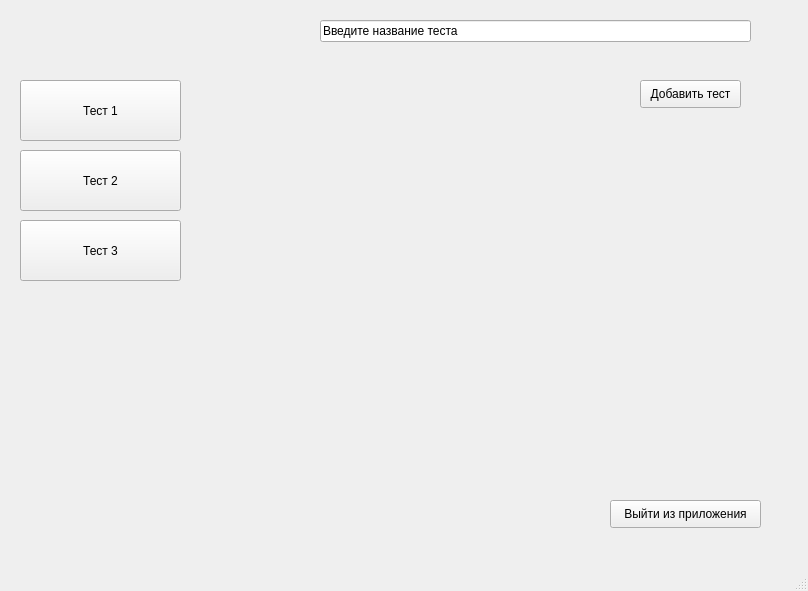
<?xml version="1.0" encoding="UTF-8"?>
<ui version="4.0">
 <class>MainWindow</class>
 <widget class="QMainWindow" name="MainWindow">
  <property name="geometry">
   <rect>
    <x>0</x>
    <y>0</y>
    <width>808</width>
    <height>591</height>
   </rect>
  </property>
  <property name="windowTitle">
   <string>MainWindow</string>
  </property>
  <widget class="QWidget" name="centralwidget">
   <widget class="QLineEdit" name="lineEdit">
    <property name="geometry">
     <rect>
      <x>320</x>
      <y>20</y>
      <width>431</width>
      <height>22</height>
     </rect>
    </property>
    <property name="text">
     <string>Введите название теста</string>
    </property>
   </widget>
   <widget class="QPushButton" name="pushButton">
    <property name="geometry">
     <rect>
      <x>640</x>
      <y>80</y>
      <width>101</width>
      <height>28</height>
     </rect>
    </property>
    <property name="text">
     <string>Добавить тест</string>
    </property>
   </widget>
   <widget class="QPushButton" name="pushButton_2">
    <property name="geometry">
     <rect>
      <x>610</x>
      <y>500</y>
      <width>151</width>
      <height>28</height>
     </rect>
    </property>
    <property name="text">
     <string>Выйти из приложения</string>
    </property>
   </widget>
   <widget class="QPushButton" name="pushButton_3">
    <property name="geometry">
     <rect>
      <x>20</x>
      <y>80</y>
      <width>161</width>
      <height>61</height>
     </rect>
    </property>
    <property name="text">
     <string>Тест 1</string>
    </property>
   </widget>
   <widget class="QPushButton" name="pushButton_4">
    <property name="geometry">
     <rect>
      <x>20</x>
      <y>150</y>
      <width>161</width>
      <height>61</height>
     </rect>
    </property>
    <property name="text">
     <string>Тест 2</string>
    </property>
   </widget>
   <widget class="QPushButton" name="pushButton_5">
    <property name="geometry">
     <rect>
      <x>20</x>
      <y>220</y>
      <width>161</width>
      <height>61</height>
     </rect>
    </property>
    <property name="text">
     <string>Тест 3</string>
    </property>
   </widget>
  </widget>
  <widget class="QMenuBar" name="menubar">
   <property name="geometry">
    <rect>
     <x>0</x>
     <y>0</y>
     <width>808</width>
     <height>26</height>
    </rect>
   </property>
  </widget>
  <widget class="QStatusBar" name="statusbar"/>
 </widget>
 <resources/>
 <connections/>
</ui>
